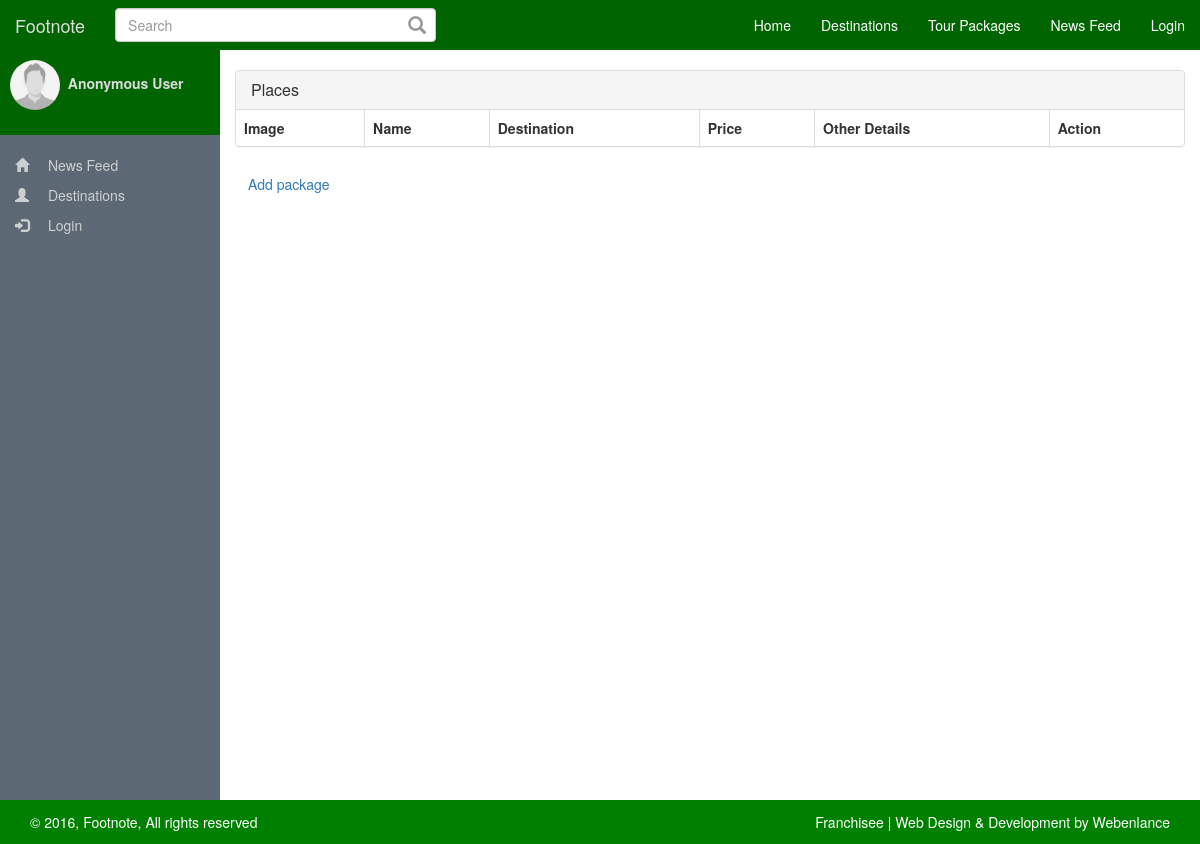
The app's page /packages.php, older data.
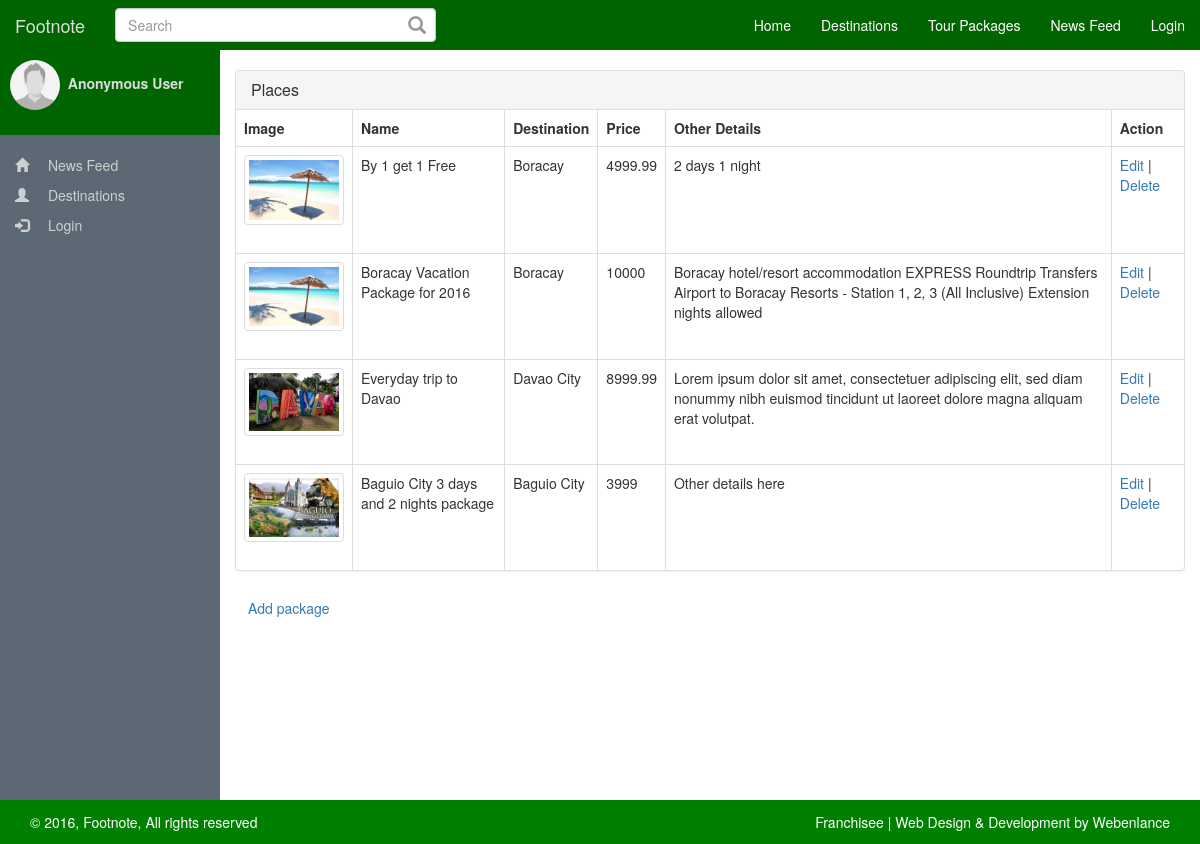
The same page, newer data.
### tables this page shows
CREATE TABLE `packages` (
  `package_id` int(11) NOT NULL,
  `place_id` int(11) NOT NULL,
  `package_name` varchar(250) NOT NULL,
  `package_price` double NOT NULL,
  `package_days` int(11) NOT NULL,
  `package_details` text NOT NULL,
  `package_person` int(11) NOT NULL DEFAULT '1',
  `package_accomodation` text NOT NULL,
  `package_transportation` text NOT NULL,
  `package_created` datetime NOT NULL DEFAULT CURRENT_TIMESTAMP
);

CREATE TABLE `places` (
  `place_id` int(11) NOT NULL,
  `place_name` varchar(250) NOT NULL,
  `place_address` varchar(250) NOT NULL,
  `place_details` text NOT NULL,
  `place_image` varchar(250) NOT NULL,
  `gallery_id` int(11) NOT NULL
);

### config.php (called while the page is built)
<?php
$config['db']['host']     = 'localhost' ;
$config['db']['user']     = 'root' ;
$config['db']['password'] = '' ;
$config['db']['db']       = 'db_footnote' ;
$config['url']['base_path'] = '/fn';
$config['url']['site'] = 'http://localhost';
$config['url']['root'] = realpath(dirname(__FILE__));
$config['url']['profile_pic'] = $config['url']['base_path'].'/assets/images/uploads/profiles';
$config['url']['post_pic'] = $config['url']['base_path'].'/assets/images/uploads/posts';
$config['url']['places'] = $config['url']['base_path'].'/assets/images/uploads/places';
$config['url']['gallery'] = $config['url']['base_path'].'/assets/images/uploads/galleries';
$config['var']['hash_password'] = '^#$4%9f+1^p9)M@4M)V$';
$config['var']['default_profile_pic'] = '1476196571_18_41b586905e6233e72b076191f8bf9512.png';
$config['var']['anonymous_id'] = '45';
$config['post']['post_per_page'] = 5;

### class/class.session.php (called while the page is built, shortened)
<?php
class Session {
	public function _get($name)
	{
		if (isset($_SESSION[$name])) {
			$value = $_SESSION[$name];
			return $value;
		} else
		return false;
	}
}

### function/function.http.php (called while the page is built, shortened)
<?php
function httpGet($name) {
    if($_GET) {
        if(isset($_GET[$name])) {
            return $_GET[$name];
        } else {
            return null;
        }
    } else {
        return null;
    }
}

### class/class.db.php (called while the page is built, shortened)
<?php
class DB {
    private $pdo;
    private $sQuery;
    private function Connect()
    {
        $dsn = "mysql:dbname={$this->db};host={$this->host}";
        try {
            $this->pdo = new PDO($dsn, $this->user, $this->password, array(
                PDO::MYSQL_ATTR_INIT_COMMAND => "SET NAMES utf8"
            ));
            $this->pdo->setAttribute(PDO::ATTR_ERRMODE, PDO::ERRMODE_EXCEPTION);
            $this->pdo->setAttribute(PDO::ATTR_EMULATE_PREPARES, false);
            $this->bConnected = true;
        } catch (PDOException $e) {
            echo $this->ExceptionLog($e->getMessage());
            die();
        }
    }
    private function Init($query, $parameters = "")
    {
        try {
            $this->sQuery = $this->pdo->prepare($query);
            $this->sQuery->execute();
        }
        catch (PDOException $e) {
            echo $this->ExceptionLog($e->getMessage(), $query);
            die();
        }
    }
    public function rows($query, $params = null, $fetchmode = PDO::FETCH_ASSOC)
    {
        $this->Init($query, $params);
        $result = $this->sQuery->fetchAll($fetchmode);
        return $result;
    }
}
?>

### include/include.admin.packages.php (the view, shortened to what this page needs)
<?php
$db = new DB;
$sql =  "SELECT ";
$sql .= "p.package_name, ";
$sql .= "p.place_id, ";
$sql .= "p.package_price, ";
$sql .= "p.package_details, ";
$sql .= "g.place_image, ";
$sql .= "g.place_name  ";
$sql .= "FROM ";
$sql .= "`packages` as p ";
$sql .= "LEFT JOIN ";
$sql .= "`places` as g ";
$sql .= "ON ";
$sql .= "g.place_id = p.place_id ";
$packages = $db->rows($sql);
$s = new Session;
?>
<div class="row-offcanvas row-offcanvas-left">
    <div id="sidebar" class="sidebar-offcanvas">
        <?php include_once 'include/include.side.bar.php'; ?>
    </div>
    <div id="main">
        <div class="col-md-12">
            <div class="admin-page">
                <div class="panel panel-default">
                    <div class="panel-heading">
                        <h3 class="panel-title">Places</h3>
                    </div>
                    <table class="table table-bordered">
                    	<thead>
                    		<tr>
                    			<th>Image</th>
                    			<th>Name</th>
                    			<th>Destination</th>
                                <th>Price</th>
                    			<th>Other Details</th>
                    			<th>Action</th>
                    		</tr>
                    	</thead>
                    	<tbody>
                    	<?php foreach($packages as $package): ?>
                    		<tr>
                    			<td>
                    				<img src="<?=$config['url']['places']?>/<?=$package['place_image']?>" class="thumbnail" style="max-width: 100px;" data-action="zoom" />
                    			</td>
                    			<td>
                    				<?=$package['package_name']?>
                    			</td>
                    			<td>
                    				<?=$package['place_name']?>
                    			</td>
                    			<td>
                    				<?=$package['package_price']?>
                    			</td>
                    			<td>
                    				<?=$package['package_details']?>
                    			</td>
                    			<td>
                    				<a href="<?=$config['url']['base_path']?>/places.php?action=edit&place_id=<?=$packages['package_id']?>" >Edit</a> | <a href="">Delete</a>
                    			</td>
                    		</tr>
                    	<?php endforeach;?>
                    	</tbody>
                    </table>
                </div>
                <a href="<?=$config['url']['base_path']?>/packages.php?action=add" class="btn btn-sucess">Add package</a>
            </div>
        </div>
    </div>
</div>

### include/include.header.php (shortened to what this page needs)
<!doctype html>
<html>
<head>
    <link rel="stylesheet" href="<?=$config['url']['base_path']?>/assets/bower_components/bootstrap/dist/css/bootstrap.min.css" />
    <link rel="stylesheet" href="<?=$config['url']['base_path']?>/assets/bower_components/bootstrap/dist/css/bootstrap-date-picker.min.css" />
    <link rel="stylesheet" href="<?=$config['url']['base_path']?>/assets/css/footnote.css" />
</head>
<body>
<?php
  $s = new Session;
  if($s->_get('id')):
?>
<nav class="navbar navbar-default navbar-fixed-top nb-g">
  <div class="container-fluid">
    <div class="navbar-header">
      <button type="button" class="navbar-toggle collapsed" data-toggle="collapse" data-target="#bs-example-navbar-collapse-1" aria-expanded="false">
        <span class="sr-only">Toggle navigation</span>
        <span class="icon-bar"></span>
        <span class="icon-bar"></span>
        <span class="icon-bar"></span>
      </button>
      <a class="navbar-brand" href="<?=$config['url']['base_path']?>">Footnote</a>
    </div>
    <div class="collapse navbar-collapse" id="bs-example-navbar-collapse-1">
      <form class="navbar-form navbar-left" action="<?=$config['url']['base_path']?>/search.php" method="get">
        <div class="form-group search-box">
          <input type="text" class="form-control" placeholder="Search" name="q" required>
          <span class="glyphicon glyphicon-search"></span>
        </div>
      </form>
      <ul class="nav navbar-nav navbar-right">
        <li><a href="<?=$config['url']['base_path']?>">Home</a></li>
        <li><a href="<?=$config['url']['base_path']?>/destinations.php">Destinations</a></li>
        <li><a href="<?=$config['url']['base_path']?>/tourpackages.php">Tour Packages</a></li>
        <li><a href="<?=$config['url']['base_path']?>/newsfeed.php">News Feed</a></li>
        <li class="dropdown">
          <a href="#" class="dropdown-toggle" data-toggle="dropdown" role="button" aria-haspopup="true" aria-expanded="false">Account <span class="caret"></span></a>
          <ul class="dropdown-menu">
            <li><a href="<?=$config['url']['base_path']?>/profile.php">Profile</a></li>
            <?php if($s->_get('level') == '1' ) : ?>
            <li><a href="<?=$config['url']['base_path']?>/admin.php">Admin Panel</a></li>
            <?php  endif; ?>
            <li role="separator" class="divider"></li>
            <li><a href="<?=$config['url']['base_path']?>/logout.php">Logout</a></li>
          </ul>
        </li>
      </ul>
    </div>
  </div>
</nav>
<?php else: ?>
<nav class="navbar navbar-default navbar-fixed-top nb-g">
  <div class="container-fluid">
    <div class="navbar-header">
      <a class="navbar-brand" href="<?=$config['url']['base_path']?>">Footnote</a>
    </div>
    <div class="collapse navbar-collapse" id="bs-example-navbar-collapse-1">
      <form class="navbar-form navbar-left" action="<?=$config['url']['base_path']?>/search.php" method="get">
        <div class="form-group search-box">
          <input type="text" class="form-control" placeholder="Search" name="q" required>
          <span class="glyphicon glyphicon-search"></span>
        </div>
      </form>
      <ul class="nav navbar-nav navbar-right">
        <li><a href="<?=$config['url']['base_path']?>">Home</a></li>
        <li><a href="<?=$config['url']['base_path']?>/destinations.php">Destinations</a></li>
        <li><a href="<?=$config['url']['base_path']?>/tourpackages.php">Tour Packages</a></li>
        <li><a href="<?=$config['url']['base_path']?>/newsfeed.php">News Feed</a></li>
        <li><a href="<?=$config['url']['base_path']?>/login.php">Login</a></li>
      </ul>
    </div>
  </div>
</nav>
<?php endif; ?>

### packages.php (shortened to what this page needs)
<?php
require_once 'config.php';
require_once 'function/function.http.php';
require_once 'class/class.session.php';
require_once 'class/class.db.php';
include_once 'include/include.header.php';
if(httpGet('action') == 'add') {
	include_once 'include/include.admin.add.package.php';
} elseif (httpGet('action') == 'edit') {
	include_once 'include/include.admin.edit.place.php';
} else {
	include_once 'include/include.admin.packages.php';
}
include_once 'include/include.footer.php';

### include/include.side.bar.php (shortened to what this page needs)
<?php
    $profile_pic = $config['var']['default_profile_pic'];
    $name = 'Anonymous User';
?>
<?php if($_SERVER['REQUEST_URI'] != $config['url']['base_path'].'/profile.php') : ?>
<div class="profile-side">
    <img class="img-circle" src="<?=$config['url']['profile_pic']?>/<?=$profile_pic?>" width="50" height="50" />&nbsp;
    <strong><?=$name?></strong>
</div>
<?php endif; ?>
<div class="col-md-12 profile-actions">
    <?php if($s->_get('user')) : ?>
    <ul>
        <li><a href="<?=$config['url']['base_path']?>/newsfeed.php"><span class="glyphicon glyphicon-home"></span> News Feed</a></li>
        <li><a href="<?=$config['url']['base_path']?>/profile.php"><span class="glyphicon glyphicon-user"></span> Profile</a></li>
    </ul>
    <h4>Account Settings</h4>
    <ul>
        <li><a href="<?=$config['url']['base_path']?>/profile.php?action=edit&type=info"><span class="glyphicon glyphicon-pencil"></span> Edit Account</a></li>
        <li><a href="<?=$config['url']['base_path']?>/profile.php?action=edit&type=security"><span class="glyphicon glyphicon-lock"></span> Change Password</a></li>
        <li><a href="<?=$config['url']['base_path']?>/profile.php?action=edit&type=pic"><span class="glyphicon glyphicon-camera"></span> Change Profile Picture</a></li>
    </ul>
    <?php if($s->_get('user')['level'] > 0) : ?>
    <h4>Admin Settings</h4>
    <ul>
        <li class="active"><a href="<?=$config['url']['base_path']?>/admin.php?action=view&type=users"><span class="glyphicon glyphicon-user"></span> Users</a></li>
        <li><a href="<?=$config['url']['base_path']?>/admin.php?action=view&type=ads"><span class="glyphicon glyphicon-flag"></span> Ads</a></li>
        <li><a href="<?=$config['url']['base_path']?>/posts.php"><span class="glyphicon glyphicon-list-alt"></span> Pending Posts</a></li>
    </ul>
    <h4>Agency Settings</h4>
    <ul>
        <li><a href="<?=$config['url']['base_path']?>/places.php"><span class="glyphicon glyphicon-map-marker"></span> Places</a></li>
        <li><a href="<?=$config['url']['base_path']?>/gallery.php"><span class="glyphicon glyphicon-picture"></span> Gallery</a></li>
        <li><a href="<?=$config['url']['base_path']?>/packages.php"><span class="glyphicon glyphicon-picture"></span> Tour Packages</a></li>
    </ul>
    <hr>
    <ul>
        <li><a href="<?=$config['url']['base_path']?>/logout.php"><span class="glyphicon glyphicon-log-out"></span> Logout</a></li>
    </ul>
    <?php endif; ?>
    <?php else: ?>
    <ul>
        <li><a href="<?=$config['url']['base_path']?>/newsfeed.php"><span class="glyphicon glyphicon-home"></span> News Feed</a></li>
        <li><a href="<?=$config['url']['base_path']?>/profile.php"><span class="glyphicon glyphicon-user"></span> Destinations</a></li>
        <li><a href="<?=$config['url']['base_path']?>/login.php"><span class="glyphicon glyphicon-log-in"></span> Login</a></li>
    </ul>
    <?php endif; ?>
</div>

### include/include.footer.php (shortened to what this page needs)
<footer>
	<div class="footer-bottom">
		<div class="container">
			<div class="row">
				<div class="col-xs-12 col-sm-6 col-md-6 col-lg-6">
					<div class="copyright">
						&copy; 2016, Footnote, All rights reserved
					</div>
				</div>
				<div class="col-xs-12 col-sm-6 col-md-6 col-lg-6">
					<div class="design">
						<a href="#">Franchisee </a> |  <a target="_blank" href="http://www.webenlance.com">Web Design & Development by Webenlance</a>
					</div>
				</div>
			</div>
		</div>
	</div>
</footer>
</body>
</html>

### assets/css/footnote.css (style rules this page uses)
.nb-g { background-color: #006400; color: #ffffff; border-bottom: none; }
.nb-g .navbar-header a, .nb-g .collapse .nav>li>a { color: #ffffff; }
.navbar-form { width: 30%; }
.navbar-form .form-group, .navbar-form .form-control { width: 100%; }
body, html, .row-offcanvas { height: 100%; }
.row-offcanvas { padding-top: 50px; }
#sidebar { width: inherit; min-width: 220px; max-width: 220px; background-color: #5d6875; float: left; height: 100%; position: relative; overflow-y: auto; overflow-x: hidden; }
#main { height: 100%; overflow: auto; }
img[data-action="zoom"] { cursor: pointer; cursor: -webkit-zoom-in; cursor: -moz-zoom-in; }
.profile-side { background: #006400; padding: 10px; color: #dcdcdc; }
.profile-actions { margin-top: 15px; }
.profile-actions ul { list-style: none; margin: 0; padding: 0; }
.profile-actions ul li a { color: #cdd0d1; padding-top: 5px; padding-bottom: 5px; display: block; }
.profile-actions ul li a .glyphicon { margin-right: 15px; }
.admin-page { margin-top: 20px; }
.search-box { position: relative; }
.search-box input { padding-right: 32px; }
.search-box span { color: #999999; font-size: 18px; position: absolute; right: 10px; top: 8px; }
.footer-bottom { background-color: green; min-height: 30px; width: 100%; }
.copyright { color: #fff; line-height: 30px; min-height: 30px; padding: 7px 0; }
.design { color: #fff; line-height: 30px; min-height: 30px; padding: 7px 0; text-align: right; }
.design a { color: #fff; }

Row changes from the older to the newer data that the page shows:
added packages: place.place_image (picture), package_name "By 1 get 1 Free", place.place_name "Boracay", package_price "4999.99", package_details "2 days 1 night"
added packages: place.place_image (picture), package_name "Boracay Vacation Package for 2016", place.place_name "Boracay", package_price "10000", package_details "Boracay hotel/resort accommodation EXPRESS Roundtrip Transfers Airport to Boracay Resorts - Station 1, 2, 3 (All Inclusive) Extension nights allowed"
added packages: place.place_image (picture), package_name "Everyday trip to Davao", place.place_name "Davao City", package_price "8999.99", package_details "Lorem ipsum dolor sit amet, consectetuer adipiscing elit, sed diam nonummy nibh euismod tincidunt ut laoreet dolore magna aliquam erat volutpat."
added packages: place.place_image (picture), package_name "Baguio City 3 days and 2 nights package", place.place_name "Baguio City", package_price "3999", package_details "Other details here"
